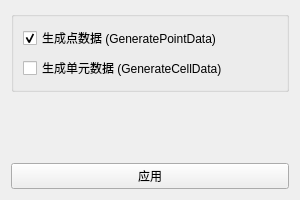
<?xml version="1.0" encoding="UTF-8"?>
<ui version="4.0">
 <class>GenerateProcessIdsWidget</class>
 <widget class="QWidget" name="GenerateProcessIdsWidget">
  <property name="geometry">
   <rect>
    <x>0</x>
    <y>0</y>
    <width>300</width>
    <height>200</height>
   </rect>
  </property>
  <property name="windowTitle">
   <string>Form</string>
  </property>
  <layout class="QGridLayout" name="gridLayout">
   <item row="0" column="0">
    <layout class="QVBoxLayout" name="verticalLayout_2">
     <item>
      <widget class="QGroupBox" name="groupBox">
       <property name="title">
        <string/>
       </property>
       <layout class="QVBoxLayout" name="verticalLayout">
        <item>
         <widget class="QCheckBox" name="checkBox_PointData">
          <property name="text">
           <string>生成点数据 (GeneratePointData)</string>
          </property>
          <property name="checked">
           <bool>true</bool>
          </property>
         </widget>
        </item>
        <item>
         <widget class="QCheckBox" name="checkBox_CellData">
          <property name="text">
           <string>生成单元数据 (GenerateCellData)</string>
          </property>
         </widget>
        </item>
       </layout>
      </widget>
     </item>
     <item>
      <spacer name="verticalSpacer">
       <property name="orientation">
        <enum>Qt::Vertical</enum>
       </property>
       <property name="sizeHint" stdset="0">
        <size>
         <width>20</width>
         <height>40</height>
        </size>
       </property>
      </spacer>
     </item>
     <item>
      <widget class="QPushButton" name="btnApply">
       <property name="text">
        <string>应用</string>
       </property>
      </widget>
     </item>
    </layout>
   </item>
  </layout>
 </widget>
 <resources/>
 <connections/>
</ui>
